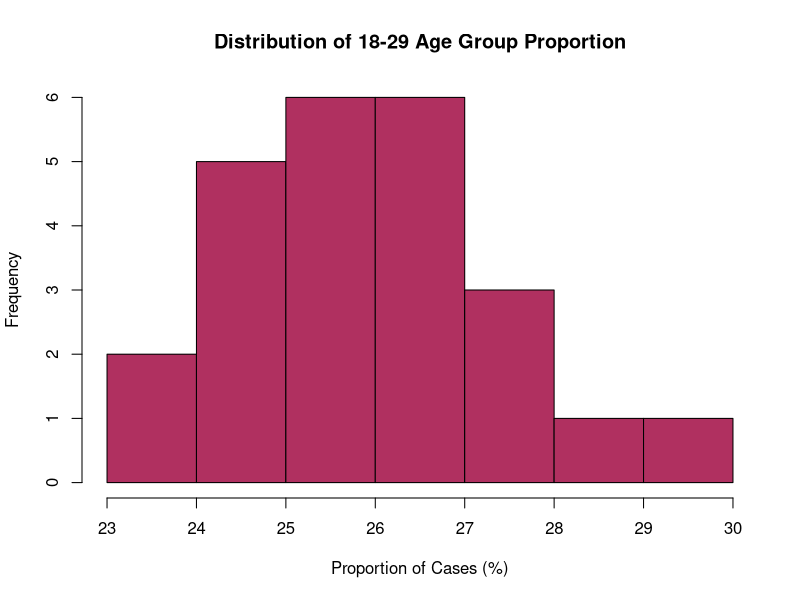
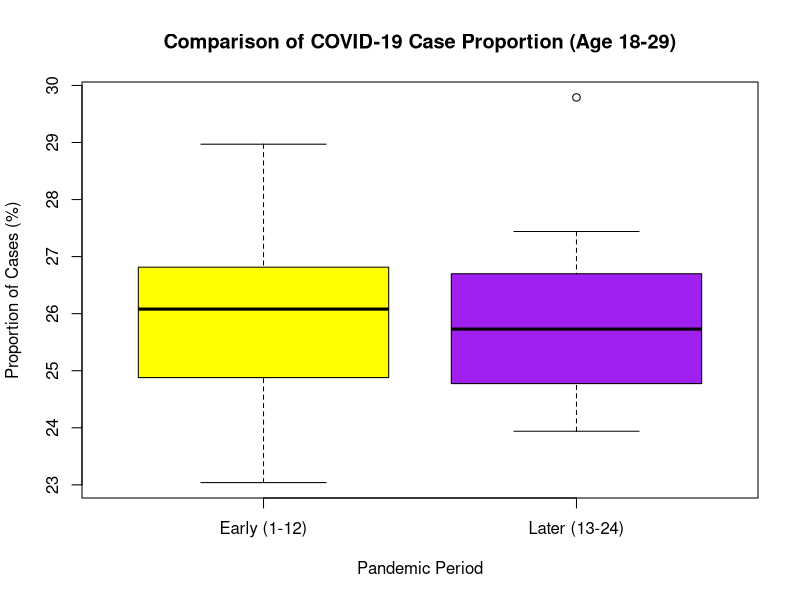

Here is the R script that generated these plots, in order:
library(readr)
covid_data <- read_csv("cases_age.csv")
df <- covid_data
df$week_number <- as.numeric(gsub("w", "", df$week))
df$period <- ifelse(df$week_number >= 1 & df$week_number <= 12, "Early (1-12)",
                    ifelse(df$week_number >= 13 & df$week_number <= 24, "Later (13-24)", "Other"))
df2 <- subset(df, state == "Klang Valley" & period != "Other")

# Part 2: Data Summary and Exploration
print(summary(df2))
print(aggregate(perc_18_29 ~ period, df2, summary))
hist(df2$perc_18_29, main = "Distribution of 18-29 Age Group Proportion",
     xlab = "Proportion of Cases (%)", col = "maroon")




# Part 3: Parametric Testing
t_test_result <- t.test(df2$perc_18_29 ~ df2$period)
print(t_test_result)
cat("T-test p-value:", t_test_result$p.value, "\n")



# Part 4: Non-parametric Testing
wilcox_result <- wilcox.test(df2$perc_18_29 ~ df2$period)
print(wilcox_result)
median_values <- aggregate(perc_18_29 ~ period, df2, median)
print(median_values)



# Part 5: Visualization and Final Interpretation
boxplot(df2$perc_18_29 ~ df2$period,
        xlab = "Pandemic Period", 
        ylab = "Proportion of Cases (%)",
        main = "Comparison of COVID-19 Case Proportion (Age 18-29)",
        col = c("yellow", "purple"))

# Interpretation
if (wilcox_result$p.value < 0.05) {
  cat("Significant difference found - reject null hypothesis\n")
} else {
  cat("No significant difference - cannot reject null hypothesis\n")
}